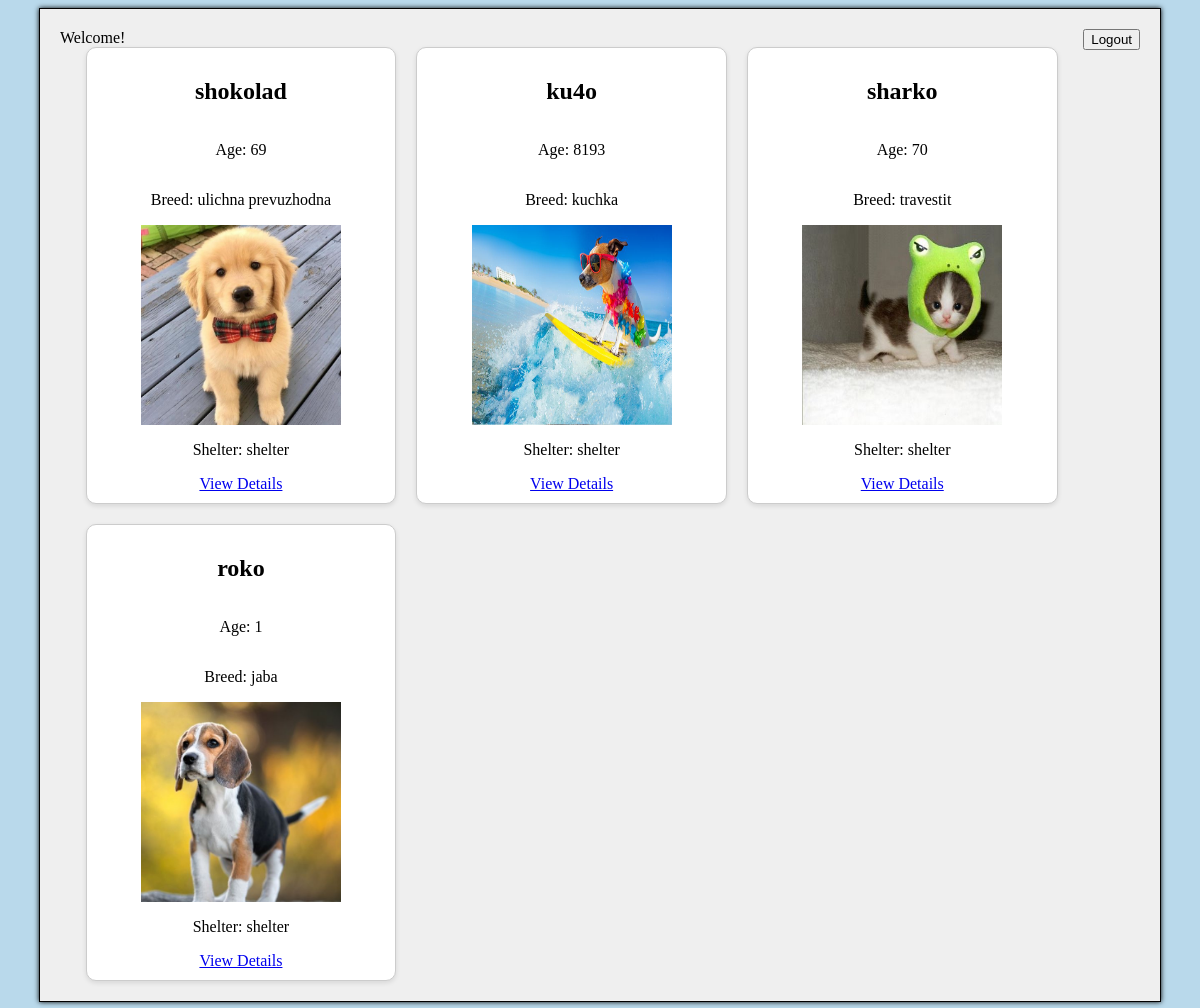
Before: / (signed in) with the older database file.
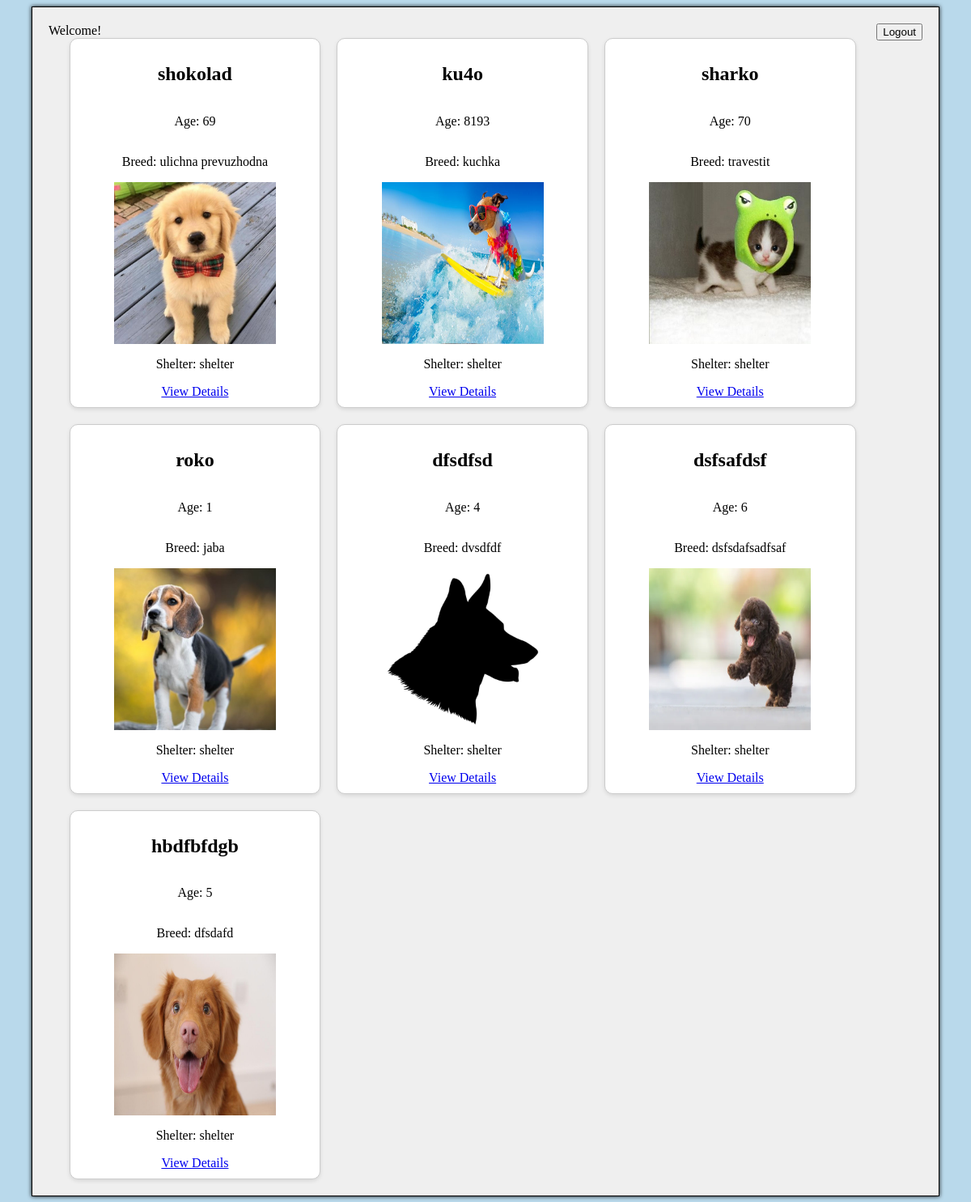
After: the same page with the newer database file.
### gui/models.py (models this page shows, shortened)
class DogAdoptionPost(models.Model):
    GENDER_CHOICES = [
        ('male', 'Male'),
        ('female', 'Female'),
    ]
    name = models.CharField(max_length=255)
    age = models.PositiveIntegerField()
    gender = models.CharField(max_length=6, choices=GENDER_CHOICES)
    breed = models.CharField(max_length=255)
    description = models.TextField()
    shelter = models.ForeignKey(Shelter, on_delete=models.CASCADE, null=True)
    image = models.ImageField(upload_to='dogs/', blank=True, null=True)

class Shelter(models.Model):
    user = models.OneToOneField(get_user_model(), on_delete=models.CASCADE, related_name='shelter', limit_choices_to={'role': 'shelter'}, null=True)
    name = models.CharField(max_length=255)
    working_hours = models.CharField(max_length=255)
    phone = models.CharField(max_length=20)
    latitude = models.FloatField(default=0.0)
    longitude = models.FloatField(default=0.0)

### gui/views.py (the view)
# urls.py: path('', views.index, name='index'),
@login_required(login_url='/register-login')
def index(request):
    dogs = DogAdoptionPost.objects.all()
    shelters = Shelter.objects.all()
    return render(request, 'index.html', {'dogs': dogs, 'shelters': shelters})

### gui/templates/index.html (shortened to what this page needs)
{% extends "base_content.html" %}
{% load static %}
{% block content %}
    <form action="{% url 'logout' %}" method="post">
        <button type="submit" class="float-right">Logout</button>
    </form>
    <div class="header">Welcome!</div>
<div class="dog-container">
    {% for dog in dogs %}
    <div class="dog-item">
        <h2>{{ dog.name }}</h2>
        <p>Age: {{ dog.age }}</p>
        <p>Breed: {{ dog.breed }}</p>
        <div class="dog-image">
            {% if dog.image %}
                <img src="{{ dog.image.url }}" style="width: 200px; height: 200px;">
            {% else %}
                <img src="{% static 'dog_silhouette.jpg' %}" alt="Default Image" style="width: 200px; height: 200px;">
            {% endif %}
        </div>
        <p>Shelter: {{ dog.shelter.name }}</p>
        <a href="{% url 'dog_details' pk=dog.pk %}">View Details</a>
    </div>
    {% endfor %}
</div>
{% endblock %}

Changed rows visible on the page:
added DogAdoptionPost: name "dfsdfsd", age "4", breed "dvsdfdf", shelter.name "shelter"
added DogAdoptionPost: name "dsfsafdsf", age "6", breed "dsfsdafsadfsaf", image (picture), shelter.name "shelter"
added DogAdoptionPost: name "hbdfbfdgb", age "5", breed "dfsdafd", image (picture), shelter.name "shelter"
